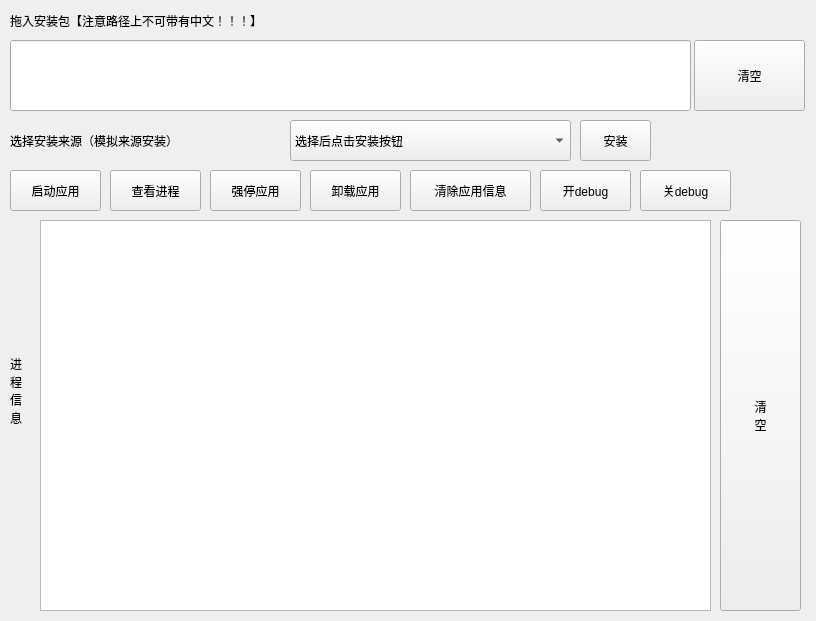
<?xml version="1.0" encoding="UTF-8"?>
<ui version="4.0">
 <class>Form</class>
 <widget class="QWidget" name="Form">
  <property name="geometry">
   <rect>
    <x>0</x>
    <y>0</y>
    <width>816</width>
    <height>621</height>
   </rect>
  </property>
  <property name="windowTitle">
   <string>Form</string>
  </property>
  <widget class="QLineEdit" name="path_text">
   <property name="geometry">
    <rect>
     <x>10</x>
     <y>40</y>
     <width>681</width>
     <height>71</height>
    </rect>
   </property>
   <property name="styleSheet">
    <string notr="true">font: 16pt &quot;微软雅黑&quot;;</string>
   </property>
  </widget>
  <widget class="QLabel" name="label">
   <property name="geometry">
    <rect>
     <x>10</x>
     <y>10</y>
     <width>581</width>
     <height>21</height>
    </rect>
   </property>
   <property name="styleSheet">
    <string notr="true">font: 16pt &quot;幼圆&quot;;</string>
   </property>
   <property name="text">
    <string>拖入安装包【注意路径上不可带有中文！！！】</string>
   </property>
  </widget>
  <widget class="QPushButton" name="path_clear">
   <property name="geometry">
    <rect>
     <x>694</x>
     <y>40</y>
     <width>111</width>
     <height>71</height>
    </rect>
   </property>
   <property name="styleSheet">
    <string notr="true">font: 24pt &quot;幼圆&quot;;</string>
   </property>
   <property name="text">
    <string>清空</string>
   </property>
  </widget>
  <widget class="QLabel" name="label_2">
   <property name="geometry">
    <rect>
     <x>10</x>
     <y>120</y>
     <width>301</width>
     <height>41</height>
    </rect>
   </property>
   <property name="styleSheet">
    <string notr="true">font: 14pt &quot;幼圆&quot;;</string>
   </property>
   <property name="text">
    <string>选择安装来源（模拟来源安装）</string>
   </property>
  </widget>
  <widget class="QComboBox" name="demo_app">
   <property name="geometry">
    <rect>
     <x>290</x>
     <y>120</y>
     <width>281</width>
     <height>41</height>
    </rect>
   </property>
   <property name="styleSheet">
    <string notr="true">font: 12pt &quot;幼圆&quot;;</string>
   </property>
   <item>
    <property name="text">
     <string>选择后点击安装按钮</string>
    </property>
   </item>
   <item>
    <property name="text">
     <string>模拟小米安装来源</string>
    </property>
   </item>
   <item>
    <property name="text">
     <string>模拟华为安装来源</string>
    </property>
   </item>
   <item>
    <property name="text">
     <string>模拟vivo安装来源</string>
    </property>
   </item>
   <item>
    <property name="text">
     <string>模拟oppo安装来源</string>
    </property>
   </item>
   <item>
    <property name="text">
     <string>debug安装</string>
    </property>
   </item>
   <item>
    <property name="text">
     <string>正常安装</string>
    </property>
   </item>
  </widget>
  <widget class="QPushButton" name="install">
   <property name="geometry">
    <rect>
     <x>580</x>
     <y>120</y>
     <width>71</width>
     <height>41</height>
    </rect>
   </property>
   <property name="styleSheet">
    <string notr="true">font: 14pt &quot;幼圆&quot;;</string>
   </property>
   <property name="text">
    <string>安装</string>
   </property>
  </widget>
  <widget class="QPushButton" name="start_app">
   <property name="geometry">
    <rect>
     <x>10</x>
     <y>170</y>
     <width>91</width>
     <height>41</height>
    </rect>
   </property>
   <property name="styleSheet">
    <string notr="true">font: 12pt &quot;幼圆&quot;;</string>
   </property>
   <property name="text">
    <string>启动应用</string>
   </property>
  </widget>
  <widget class="QPushButton" name="check_pro">
   <property name="geometry">
    <rect>
     <x>110</x>
     <y>170</y>
     <width>91</width>
     <height>41</height>
    </rect>
   </property>
   <property name="styleSheet">
    <string notr="true">font: 12pt &quot;幼圆&quot;;</string>
   </property>
   <property name="text">
    <string>查看进程</string>
   </property>
  </widget>
  <widget class="QPushButton" name="uninstall_app">
   <property name="geometry">
    <rect>
     <x>310</x>
     <y>170</y>
     <width>91</width>
     <height>41</height>
    </rect>
   </property>
   <property name="styleSheet">
    <string notr="true">font: 12pt &quot;幼圆&quot;;</string>
   </property>
   <property name="text">
    <string>卸载应用</string>
   </property>
  </widget>
  <widget class="QPushButton" name="stop_app">
   <property name="geometry">
    <rect>
     <x>210</x>
     <y>170</y>
     <width>91</width>
     <height>41</height>
    </rect>
   </property>
   <property name="styleSheet">
    <string notr="true">font: 12pt &quot;幼圆&quot;;</string>
   </property>
   <property name="text">
    <string>强停应用</string>
   </property>
  </widget>
  <widget class="QPushButton" name="debug">
   <property name="geometry">
    <rect>
     <x>540</x>
     <y>170</y>
     <width>91</width>
     <height>41</height>
    </rect>
   </property>
   <property name="styleSheet">
    <string notr="true">font: 12pt &quot;幼圆&quot;;</string>
   </property>
   <property name="text">
    <string>开debug</string>
   </property>
  </widget>
  <widget class="QPushButton" name="clear_app">
   <property name="geometry">
    <rect>
     <x>410</x>
     <y>170</y>
     <width>121</width>
     <height>41</height>
    </rect>
   </property>
   <property name="styleSheet">
    <string notr="true">font: 12pt &quot;幼圆&quot;;</string>
   </property>
   <property name="text">
    <string>清除应用信息</string>
   </property>
  </widget>
  <widget class="QPushButton" name="undebug">
   <property name="geometry">
    <rect>
     <x>640</x>
     <y>170</y>
     <width>91</width>
     <height>41</height>
    </rect>
   </property>
   <property name="styleSheet">
    <string notr="true">font: 12pt &quot;幼圆&quot;;</string>
   </property>
   <property name="text">
    <string>关debug</string>
   </property>
  </widget>
  <widget class="QLabel" name="label_3">
   <property name="geometry">
    <rect>
     <x>10</x>
     <y>220</y>
     <width>31</width>
     <height>341</height>
    </rect>
   </property>
   <property name="styleSheet">
    <string notr="true">font: 14pt &quot;幼圆&quot;;</string>
   </property>
   <property name="text">
    <string>进
程
信
息</string>
   </property>
  </widget>
  <widget class="QTextBrowser" name="pro_text">
   <property name="geometry">
    <rect>
     <x>40</x>
     <y>220</y>
     <width>671</width>
     <height>391</height>
    </rect>
   </property>
  </widget>
  <widget class="QPushButton" name="pro_clear">
   <property name="geometry">
    <rect>
     <x>720</x>
     <y>220</y>
     <width>81</width>
     <height>391</height>
    </rect>
   </property>
   <property name="styleSheet">
    <string notr="true">font: 14pt &quot;幼圆&quot;;</string>
   </property>
   <property name="text">
    <string>清
空</string>
   </property>
  </widget>
 </widget>
 <resources/>
 <connections/>
</ui>
